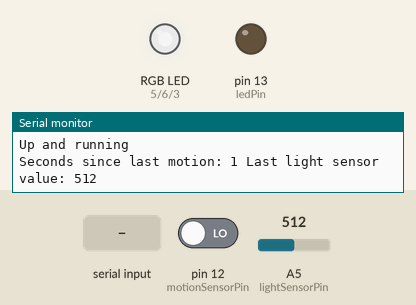
Recording of a sketch running on a simulated Arduino Uno, built with avr-gcc and run on an emulated ATmega328P. Parts: an RGB LED mixed from three pins (HIGH = lit), output pins drawn as LEDs (lit = HIGH), the last lines printed to the serial monitor. The inputs (shaded band) are chosen by the test bench; at power-on: A5 (lightSensorPin) = 512, pin 12 (motionSensorPin) LOW. Dim RGB values are drawn brighter than linear.

Above: at 1.2 s.
1.3 s: "1" received over Serial
At 3.0 s:
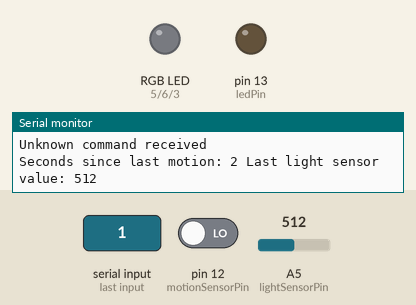
3.9 s: A5 (lightSensorPin) set to 358
5.4 s: A5 (lightSensorPin) set to 343
At 6.87 s:
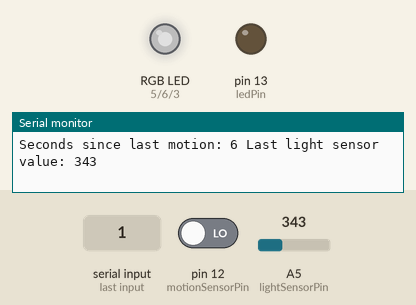
At 7.9 s:
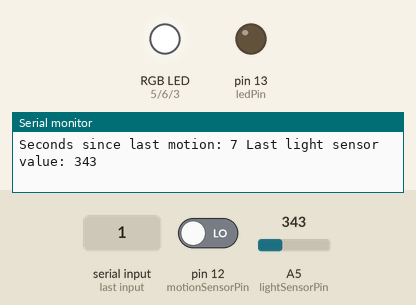
Timing chart, 0 to 9.4 s (numbered marks = the images above; inputs shaded):
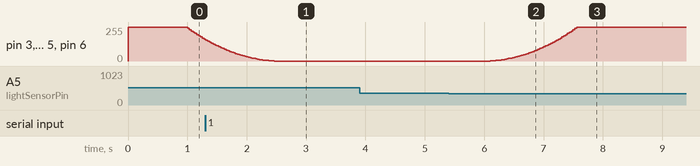

Measured:
- the behaviour switches between 350 and 349 on A5 (lightSensorPin) (found by bisection; images 1 and 2)
- after the input at 5.4 s, pin 3 (bluePin), pin 5 (redPin), pin 6 (greenPin): moves from 0/255 to 254/255 over 1.5 s, starting after 0.70 s

The sketch:

LEDStripeController.ino
```cpp
#include "LEDStrip.h"

// Pins
const int ledPin = 13;
const int redPin = 5;
const int greenPin = 6;
const int bluePin = 3;

const int lightSensorPin = A5;
const int motionSensorPin = 12;

// Command interpretation
const byte commandBuffer = 20;        			// Max size of the command array
byte command[commandBuffer];          			// Holds the actual command
int commandPointer = 0;               			// Points to the next free index in command aray
boolean isReceivingCommand = false;

// Command API identifier (Remote Control Collection app)
const byte CMD_START = 60;         				// Ascii for "<"
const byte CMD_END = 62;           				// Ascii for ">"
const byte CMD_APIv3 = 127;
const byte CMD_KEYBOARD = 21;
const byte CMD_KEYBOARD_KEYCODE = 2;
const byte CMD_KEYBOARD_KEYCODE_CUSTOM = 221;	// Holds the first custom key code
const byte CMD_ACTION_DOWN = 0;
const byte CMD_ACTION_UP = 1;
const byte CMD_ACTION_CLICK = 2;

const int INTERVAL_LIGHT_CHECK = 1000;
const int INTERVAL_MOTION_CHECK = 100;
const int INTERVAL_SENSOR_CHECK = 1000;
const int INTERVAL_FADE_STEP = 30;

// Light sensor
const int LIGHT_THRESHOLD = 50;				// Used to prevent self-triggering the light sensor
const int LIGHT_NIGHT = 300;
const int LIGHT_DUSK = 400;
const int LIGHT_CLOUDY = 500;
const int LIGHT_DAY = 600;

boolean useLightSensor = true;				// Auto toggle the light if the room is dark
unsigned long timeLastLightCheck = 0;
unsigned long timeLastLightChange = 0;
int lastLightSensorValue = 1024;

// Motion sensor
const int RECENT_MOTION_TIMEOUT = 300;		// Timeout in seconds
boolean useMotionSensor = true;				// Auto toggle the light if there's motion
unsigned long timeLastMotionCheck = 0;
unsigned long timeLastMotionChange = 0;
unsigned long timeLastMotionDetected = 0;

// General
unsigned long timeLastSensorCheck = 0;
unsigned long timeLastFadeStep = 0;

// Instance of the LED stripe
LEDStrip led(redPin, greenPin, bluePin);

void setup() {
	Serial.begin(9600);
	Serial.println("Up and running");

	pinMode(ledPin, OUTPUT);
	pinMode(motionSensorPin, INPUT);

	led.turnOn();
}

void loop() {
	unsigned long timeNow = millis();

	// Listen to serial commands
	readSerial();

	// Perform fading steps
	if (led.shouldFadeToColor) {
		if (timeLastFadeStep + INTERVAL_FADE_STEP < timeNow) {
			led.fadeToColorStep();
			timeLastFadeStep = timeNow;
		}
	}

	// Check the light sensor
	if (useLightSensor) {
		if (timeLastLightCheck + INTERVAL_LIGHT_CHECK < timeNow) {
			checkLightSensor();
			timeLastLightCheck = timeNow;
		}
	}

	// Check the motion sensor
	if (useMotionSensor) {
		if (timeLastMotionCheck + INTERVAL_MOTION_CHECK < timeNow) {
			checkMotionSensor();
			timeLastMotionCheck = timeNow;
		}
	}

	// Process sensor data
	if (led.masterOn) {
		if (timeLastSensorCheck + INTERVAL_SENSOR_CHECK < timeNow) {
			processSensorData();
			timeLastSensorCheck = timeNow;
		}
	}
}

void processSensorData() {
	// Log sensor info
	if (true) {
		Serial.print("Seconds since last motion: ");
		Serial.print(getSecondsSinceLastMotion());
		Serial.print(" Last light sensor value: ");
		Serial.println(lastLightSensorValue);
	}

	// Toggle the light depending on sensor data
	if (hasRecentlyDetectedActivity() && shouldLightenUpRoom()) {
		// Lighten up the room
		if (!led.isLightningUp()) {
			led.fadeToColor(led.lastManuallySetColor);
		}
	} else {
		// Turn the light off
		if (led.isLightningUp()) {
			led.fadeToColor(led.BLACK);
		}
	}
}
```

Commands.ino
```cpp
void readSerial() {
  if (Serial.available() > 0) {
    int incomingByte = 0;
    incomingByte = Serial.read();

    switch (incomingByte) {
      case CMD_START:
        isReceivingCommand = true;
        commandPointer = 0;
        break;
      case CMD_END:
        isReceivingCommand = false;
        parseCommand(command);
        //Serial.println("Command received");
        break;
      default:
        if (isReceivingCommand) {
          command[commandPointer] = incomingByte;
          commandPointer++;
          if (commandPointer >= commandBuffer) {
            // Command buffer is full, can't parse next byte
            commandPointer = 0;
            isReceivingCommand = false;
            Serial.println("Command buffer overflow!");
          }
        }
        else {
          // Commad didn't start with CMD_START
          unknownCommandReceived();
        }
    }
  }
}

void parseCommand(byte *command) {
  switch (command[0]) {
      case CMD_APIv3:
        parseAPIv3Command(command);
        break;
      default:
        unknownCommandReceived();
        Serial.print(command[0], DEC);
  }
}

void parseAPIv3Command(byte *command) {
  switch (command[1]) {
      case CMD_KEYBOARD:
        parseKeyboardCommand(command);
        break;
      default:
        unknownCommandReceived();
        Serial.print(command[1], DEC);
  }
}

void parseKeyboardCommand(byte *command) {
  switch (command[7]) {
    case CMD_KEYBOARD_KEYCODE_CUSTOM:
      led.turnOn();
      break;
    case CMD_KEYBOARD_KEYCODE_CUSTOM + 1:
      led.turnOff();
      break;
    case CMD_KEYBOARD_KEYCODE_CUSTOM + 2:

      break;
    default:
      unknownCommandReceived();
  }
}

void unknownCommandReceived() {
  Serial.println("Unknown command received");
}
```

LEDStrip.cpp
```cpp
/*
	..
*/

#include "Arduino.h"
#include "LEDStrip.h"

LEDStrip::LEDStrip(int redPin, int greenPin, int bluePin)
{
	_redPin = redPin;
	_greenPin = greenPin;
	_bluePin = bluePin;

	pinMode(redPin, OUTPUT);
	pinMode(greenPin, OUTPUT);
	pinMode(bluePin, OUTPUT);

	turnOff();
}

void LEDStrip::setColor(Color color) {
	currentColor = color;

	// sets the rgb values as input for pins
	Color newColor = dimColor(color);
	analogWrite(_redPin, newColor.r);
	analogWrite(_greenPin, newColor.g);
	analogWrite(_bluePin, newColor.b);
}

Color LEDStrip::dimColor(Color color) {
	// recalculate rgb values based on alpha value
	Color newColor = color;
	newColor.r = (newColor.r * newColor.a) / 255;
	newColor.g = (newColor.g * newColor.a) / 255;
	newColor.b = (newColor.b * newColor.a) / 255;
	return newColor;
}

void LEDStrip::turnOn() {
	masterOn = true;
	setColor(lastManuallySetColor);
}

void LEDStrip::turnOff() {
	masterOn = false;
	setColor(BLACK);
}

void LEDStrip::fadeToColor(Color color) {
	fadeToColor(color, FADE_SPEED_NORMAL);
}

void LEDStrip::fadeToColor(Color color, byte speed) {
	// check if color is already set
	if (isSameColor(color, currentColor)) {
		shouldFadeToColor = false;
		return;
	}

	targetColor = color;
	fadeSpeed = speed;
	shouldFadeToColor = true;

	// actual fadeing will be performed in multiple fadeToColorStep() calls
}

void LEDStrip::fadeToColorStep() {
	Color nextFadeColor = getNextFadeColor();
	setColor(nextFadeColor);

	// check if target color has been reached
	if (isSameColor(targetColor, currentColor)) {
		shouldFadeToColor = false;
		return;
	}
}

Color LEDStrip::getNextFadeColor() {
	return nearColorTo(currentColor, targetColor, fadeSpeed);
}

Color LEDStrip::nearColorTo(Color color1, Color color2, byte fadeSpeed) {
	Color newColor = color1;

	// calculate step size based on the maximum remaining difference
	unsigned char maximumDifference = getMaximumDifference(color1, color2);

	newColor.r = nearValue(color1.r, color2.r, getStepSize(color1.r, color2.r, fadeSpeed, maximumDifference));
	newColor.g = nearValue(color1.g, color2.g, getStepSize(color1.g, color2.g, fadeSpeed, maximumDifference));
	newColor.b = nearValue(color1.b, color2.b, getStepSize(color1.b, color2.b, fadeSpeed, maximumDifference));
	newColor.a = nearValue(color1.a, color2.a, getStepSize(color1.b, color2.b, fadeSpeed, maximumDifference));
	return newColor;
}

byte LEDStrip::getStepSize(unsigned char colorValue1, unsigned char colorValue2, byte fadeSpeed, unsigned char maximumDifference) {
	unsigned char currentDifference = getDifference(colorValue1, colorValue2);
	byte stepSize = round((int)(fadeSpeed * currentDifference) / maximumDifference);
	stepSize = min(fadeSpeed, stepSize);
	stepSize = max(1, stepSize);
	return stepSize;
}

unsigned char LEDStrip::getMaximumDifference(Color color1, Color color2) {
	unsigned char redDifference = getDifference(color1.r, color2.r);
	unsigned char greenDifference = getDifference(color1.g, color2.g);
	unsigned char blueDifference = getDifference(color1.b, color2.b);
	unsigned char alphaDifference = getDifference(color1.a, color2.a);

	unsigned char maximumDifference = max(redDifference, greenDifference);
	maximumDifference = max(maximumDifference, blueDifference);
	maximumDifference = max(maximumDifference, alphaDifference);

	return maximumDifference;
}

unsigned char LEDStrip::getDifference(unsigned char colorValue1, unsigned char colorValue2) {
	int difference = colorValue1 - colorValue2;
	if (difference >= 0) {
		return difference;
	} else {
		return colorValue2 - colorValue1;
	}
}

// checks if the current color is lightning up the room
boolean LEDStrip::isLightningUp() {
	if (shouldFadeToColor) {
		// use the color that will be set
		return willCreateLight(targetColor);
	} else {
		// use the color that is currently set
		return willCreateLight(currentColor);
	}
}

// checks if a given color will produce light or not
boolean LEDStrip::willCreateLight(Color color) {
	unsigned char minimumValue = 20;

	// check if alpha channel dims color
	if (color.a < minimumValue) {
		return false;
	}

	// check if at least one channel is set
	if (color.r > minimumValue || color.g > minimumValue || color.b > minimumValue) {
		return true;
	}

	return false;
}

boolean LEDStrip::isSameColor(Color color1, Color color2) {
	if (color1.r != color2.r) {
		return false;
	}
	if (color1.g != color2.g) {
		return false;
	}
	if (color1.b != color2.b) {
		return false;
	}
	if (color1.a != color2.a) {
		return false;
	}
	return true;
}

byte LEDStrip::nearValue(byte from, byte to, byte steps) {
  int near;
  if (from == to) {
    return to;
  } else if (from < to) {
    near = from + steps;
    if (near > to) {
      return to;
    } else {
      return near;
    }
  } else if (from > to) {
    near = from - steps;
    if (near < to) {
      return to;
    } else {
      return near;
    }
  }
}
```

LEDStrip.h
```cpp
/*
	..
*/
#ifndef LEDStrip_h
#define LEDStrip_h

#include "Arduino.h"

typedef struct Color {
	unsigned char r; // red
	unsigned char g; // green
	unsigned char b; // blue
	unsigned char a; // alpha
} Color;

class LEDStrip {
	public:
		LEDStrip(int redPin, int greenPin, int bluePin);

		const Color WHITE = {255,255,255,255};
		const Color BLACK = {0,0,0,0};
		const Color RED = {255,0,0,255};
		const Color GREEN = {0,255,0,255};
		const Color BLUE = {0,0,255,255};

		const byte FADE_SPEED_SLOW = 2;
		const byte FADE_SPEED_NORMAL = 5;
		const byte FADE_SPEED_FAST = 10;

		Color currentColor = BLACK;					// The color that is currently set
		Color targetColor = BLACK;					// The color that should be faded to
		Color lastManuallySetColor = WHITE;			// The last (non-black) color that the user set

		boolean masterOn = false;
		boolean shouldFadeToColor = false;
		byte fadeSpeed = FADE_SPEED_NORMAL;

		void setColor(Color color);
		Color dimColor(Color color);
		void turnOn();
		void turnOff();
		void fadeToColor(Color color);
		void fadeToColor(Color color, byte speed);
		void fadeToColorStep();
		boolean isLightningUp();
		boolean willCreateLight(Color color);
		boolean isSameColor(Color color1, Color color2);

	private:
		int _redPin;
		int _greenPin;
		int _bluePin;

		Color getNextFadeColor();
		Color nearColorTo(Color color1, Color color2, byte fadeSpeed);
		byte getStepSize(unsigned char colorValue1, unsigned char colorValue2, byte fadeSpeed, unsigned char maximumDifference);
		byte getMaximumDifference(Color color1, Color color2);
		byte getDifference(unsigned char colorValue1, unsigned char colorValue2);
		byte nearValue(byte from, byte to, byte steps);
};

#endif
```

LightSensor.ino
```cpp
void checkLightSensor() {
	lastLightSensorValue = getLightSensorValue();
}

int getLightSensorValue() {
	return analogRead(lightSensorPin);
}

boolean shouldLightenUpRoom() {
	if (led.isLightningUp()) {
		return lastLightSensorValue - LIGHT_THRESHOLD < LIGHT_DUSK;
	} else {
		return lastLightSensorValue + LIGHT_THRESHOLD < LIGHT_DUSK;
	}
}
```

MotionSensor.ino
```cpp
void checkMotionSensor() {
	boolean motionDetected = getMotionSensorValue();

	if (motionDetected) {
		timeLastMotionDetected = millis();
	}
}

boolean getMotionSensorValue() {
	return digitalRead(motionSensorPin) == HIGH;
}

unsigned long getSecondsSinceLastMotion() {
	return (millis() - timeLastMotionDetected) / 1000;
}

boolean hasRecentlyDetectedActivity() {
	return getSecondsSinceLastMotion() < RECENT_MOTION_TIMEOUT;
}
```
